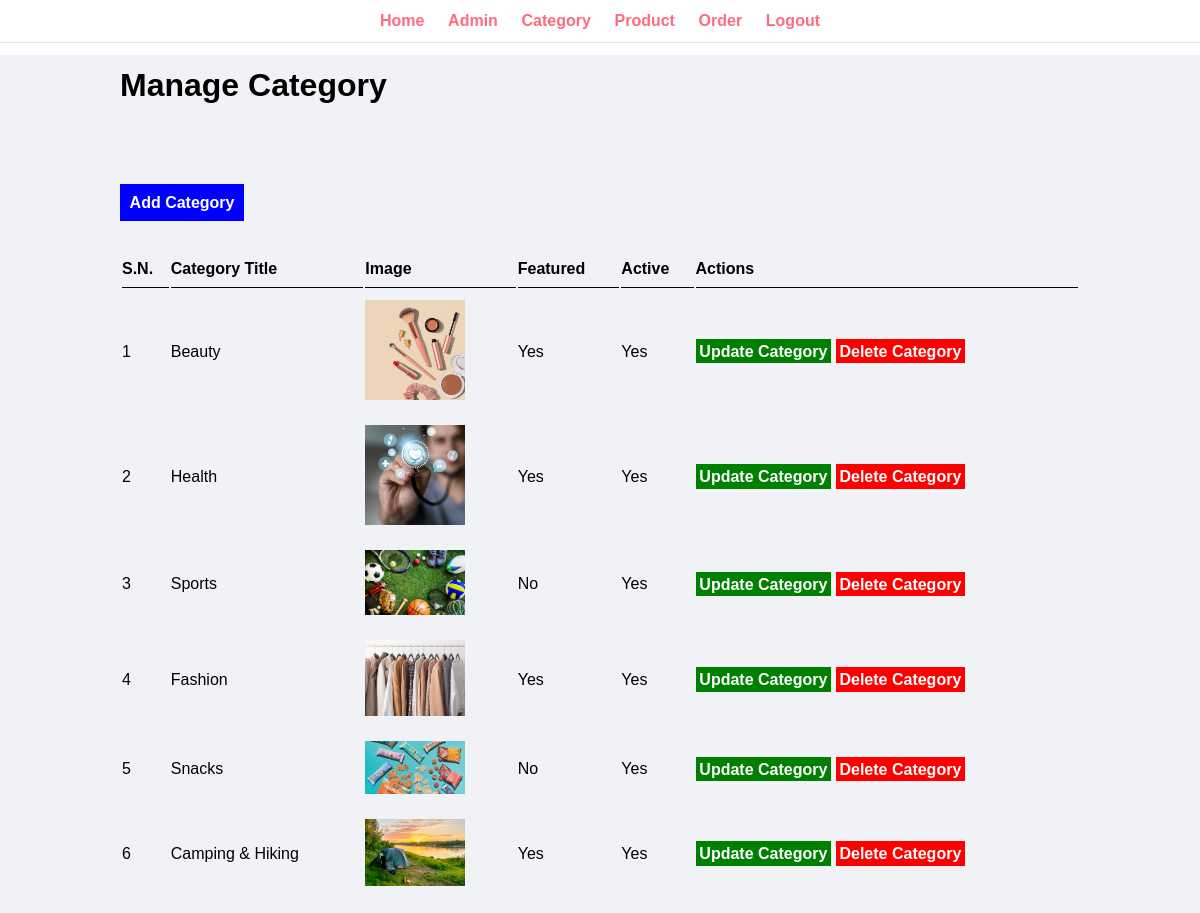
The page /admin/manage-category.php on the database its author committed.
### tables this page shows
CREATE TABLE `tbl_category` (
  `id` int(10) UNSIGNED NOT NULL,
  `title` varchar(100) NOT NULL,
  `image_name` varchar(255) NOT NULL,
  `featured` varchar(10) NOT NULL,
  `active` varchar(10) NOT NULL
);

### admin/manage-category.php (the view, shortened to what this page needs)
<?php include('reusables/menu.php'); ?>
<div class="main-content">
    <div class="wrapper">
        <h1>Manage Category</h1>
        <br /><br />
        <br /><br /><br />
        <a href="add-category.php" class="btn-primary">Add Category</a>
        <br /><br /><br />
        <table class="tbl-full">
            <tr>
                <th>S.N.</th>
                <th>Category Title</th>
                <th>Image</th>
                <th>Featured</th>
                <th>Active</th>
                <th>Actions</th>
            </tr>
            <?php
            $sql = "SELECT * FROM tbl_category";
            $res = mysqli_query($conn, $sql);
            $serial = 1;
            if ($res == TRUE) {
                $count = mysqli_num_rows($res);
                if ($count > 0) {
                    while ($rows = mysqli_fetch_assoc($res)) {
                        $id = $rows['id'];
                        $category_title = $rows['title'];
                        $image_name = $rows['image_name'];
                        $featured = $rows['featured'];
                        $active = $rows['active'];
            ?>
                        <tr>
                            <td><?php echo $serial++; ?></td>
                            <td><?php echo $category_title; ?></td>
                            <td>
                                <?php
                                if ($image_name != "") {
                                ?>
                                    <img src="<?php echo SITEURL; ?>images/category/<?php echo $image_name; ?>" width="100px">
                                <?php
                                } else {
                                    echo "Image not available";
                                }
                                ?>
                            </td>
                            <td><?php echo $featured; ?></td>
                            <td><?php echo $active; ?></td>
                            <td>
                                <a href="<?php echo SITEURL; ?>admin/update-category.php?id=<?php echo $id; ?>" class="btn-secondary">Update Category</a>
                                <a href="<?php echo SITEURL; ?>admin/delete-category.php?id=<?php echo $id; ?>" class="btn-danger">Delete Category</a>
                            </td>
                        </tr>
            <?php
                    }
                }
            }
            ?>
        </table>
    </div>
</div>

### admin/reusables/menu.php (shortened to what this page needs)
<!DOCTYPE html>
<html lang="en">
<head>
    <link rel="stylesheet" href="admin.css">
</head>
<body>
    <div class="menu text-center">
        <div class=wrapper>
            <ul>
                <li><a href="index.php">Home</a></li>
                <li><a href="manage-admin.php">Admin</a></li>
                <li><a href="manage-category.php">Category</a></li>
                <li><a href="manage-product.php">Product</a></li>
                <li><a href="manage-order.php">Order</a></li>
                <li><a href="logout.php">Logout</a></li>
            </ul>
        </div>
    </div>

### admin/admin.css (style rules this page uses)
* { margin: 0; padding: 0; font-family: Arial, Helvetica, sans-serif; }
.menu { border-bottom: 1px solid #dfe4ea; padding-bottom: 3% 0; }
.wrapper { padding: 1%; width: 80%; margin: 0 auto; }
.text-center { text-align: center; }
.menu ul { list-style-type: none; }
.menu ul li { display: inline; padding: 1%; }
.menu ul li a { text-decoration: none; font-weight: bold; color: #ff6b81; }
.main-content { margin: 1% 0; background-color: #f1f2f6; }
.tbl-full { width: 100%; }
table tr th { border-bottom: 1px solid black; padding: 1% 0; text-align: left; }
table tr td { padding: 1% 0; }
.btn-primary { background-color: blue; color: white; padding: 1%; text-decoration: none; font-weight: bold; }
.btn-secondary { background-color: green; color: white; padding: 1%; text-decoration: none; font-weight: bold; }
.btn-danger { background-color: red; color: white; padding: 1%; text-decoration: none; font-weight: bold; }

### rows shown on the page
tbl_category: title "Beauty", image_name (picture), featured "Yes", active "Yes"
tbl_category: title "Health", image_name (picture), featured "Yes", active "Yes"
tbl_category: title "Sports", image_name (picture), featured "No", active "Yes"
tbl_category: title "Fashion", image_name (picture), featured "Yes", active "Yes"
tbl_category: title "Snacks", image_name (picture), featured "No", active "Yes"
tbl_category: title "Camping & Hiking", image_name (picture), featured "Yes", active "Yes"
